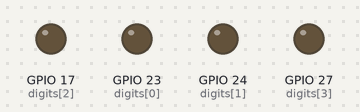
This program was run on a simulated Raspberry Pi (BCM pin numbers). Parts: output pins drawn as LEDs (lit = HIGH).

Above: at 0.5 s.
At 1.5 s:
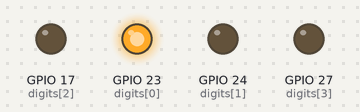
At 2.5 s:
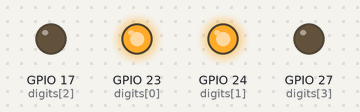
At 4.5 s:
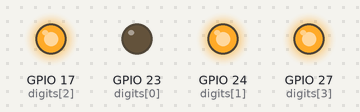
At 5.5 s:
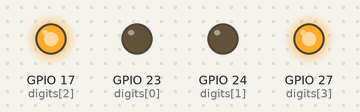
At 11.5 s:
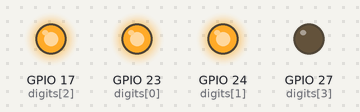
Timing chart, 0 to 13.0 s (numbered marks = the images above):
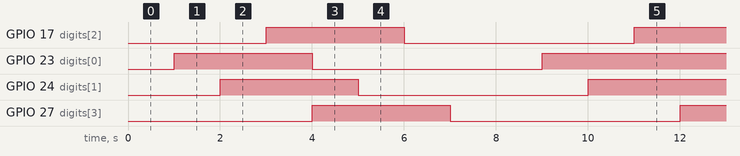

The program:

no1.py
```python
import RPi.GPIO as GPIO
from time import sleep

GPIO.setmode(GPIO.BCM)
GPIO.setwarnings(False)


digits = (23,24,17,27)

for digit in digits:
	GPIO.setup(digit,GPIO.OUT)
	sleep(1)
	GPIO.output(digit,1)


def off():
	for a in range(4):
		GPIO.output(digits[a],0)
		sleep(1)

def on():
	for a in range(4):
		GPIO.output(digits[a],1)
		sleep(1)


for a in range(10):
	off()
	sleep(1)
	on()
	sleep(1)
```

Measured:
- by itself, GPIO 17 (digits[2]), GPIO 23 (digits[0]), GPIO 24 (digits[1]), GPIO 27 (digits[3]): repeats every 10.0 s: LOW 5.0 s, HIGH 5.0 s
